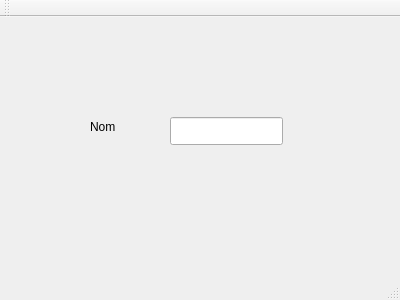
<?xml version="1.0" encoding="UTF-8"?>
<ui version="4.0">
 <class>MainWindow</class>
 <widget class="QMainWindow" name="MainWindow">
  <property name="geometry">
   <rect>
    <x>0</x>
    <y>0</y>
    <width>400</width>
    <height>300</height>
   </rect>
  </property>
  <property name="windowTitle">
   <string>MainWindow</string>
  </property>
  <widget class="QWidget" name="centralWidget">
   <widget class="QLineEdit" name="lineEdit_test1">
    <property name="geometry">
     <rect>
      <x>170</x>
      <y>100</y>
      <width>113</width>
      <height>28</height>
     </rect>
    </property>
   </widget>
   <widget class="QLabel" name="label_nom">
    <property name="geometry">
     <rect>
      <x>90</x>
      <y>100</y>
      <width>62</width>
      <height>20</height>
     </rect>
    </property>
    <property name="text">
     <string>Nom</string>
    </property>
   </widget>
  </widget>
  <widget class="QMenuBar" name="menuBar">
   <property name="geometry">
    <rect>
     <x>0</x>
     <y>0</y>
     <width>400</width>
     <height>25</height>
    </rect>
   </property>
  </widget>
  <widget class="QToolBar" name="mainToolBar">
   <attribute name="toolBarArea">
    <enum>TopToolBarArea</enum>
   </attribute>
   <attribute name="toolBarBreak">
    <bool>false</bool>
   </attribute>
  </widget>
  <widget class="QStatusBar" name="statusBar"/>
 </widget>
 <layoutdefault spacing="6" margin="11"/>
 <resources/>
 <connections/>
</ui>
